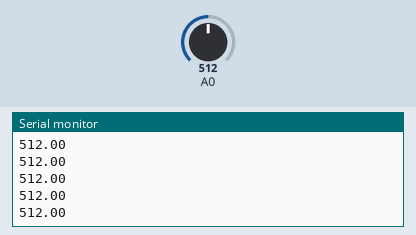
Simulated run of this sketch. Board: Arduino Uno, built with avr-gcc and run on an emulated ATmega328P. Parts: the last lines printed to the serial monitor. The test bench sets the inputs (shaded band); at power-on: A0 = 512.

Above: at 1.2 s.
1.3 s: A0 set to 716
At 1.31 s:
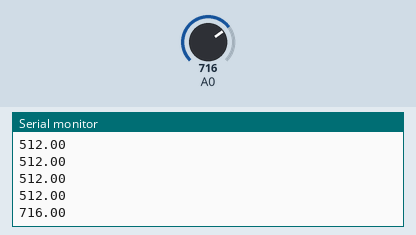
2.8 s: A0 set to 900
At 2.82 s:
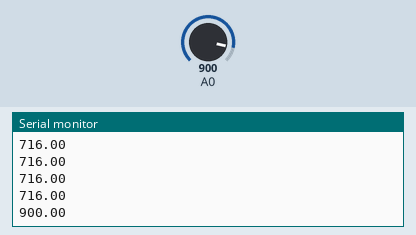
Timing chart, 0 to 5.8 s (numbered marks = the images above; inputs shaded):
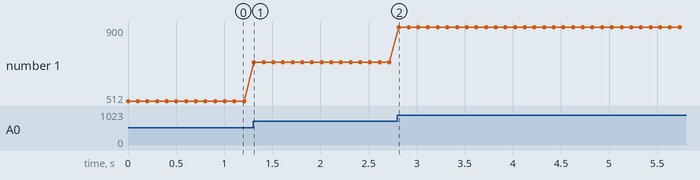

The sketch:

arduino.ino
```cpp
float level;
float light;

void setup() {
  Serial.begin(9600);

}

void loop() {
  // put your main code here, to run repeatedly:
  level=analogRead(0);
  //light=analogRead(1);
  //light=analogRead(0);
  //Serial.println("Water Level: ");
  Serial.println(level);
  delay(100);

  //Serial.println(light);
}
```

Measured:
- after the input at 1.3 s, the serial monitor: prints a new line at once (image 1)
- after the input at 2.8 s, the serial monitor: prints a new line at once (image 2)
- plotted number 1: 512 → 716 after the input at 1.3 s, 716 → 900 after the input at 2.8 s
